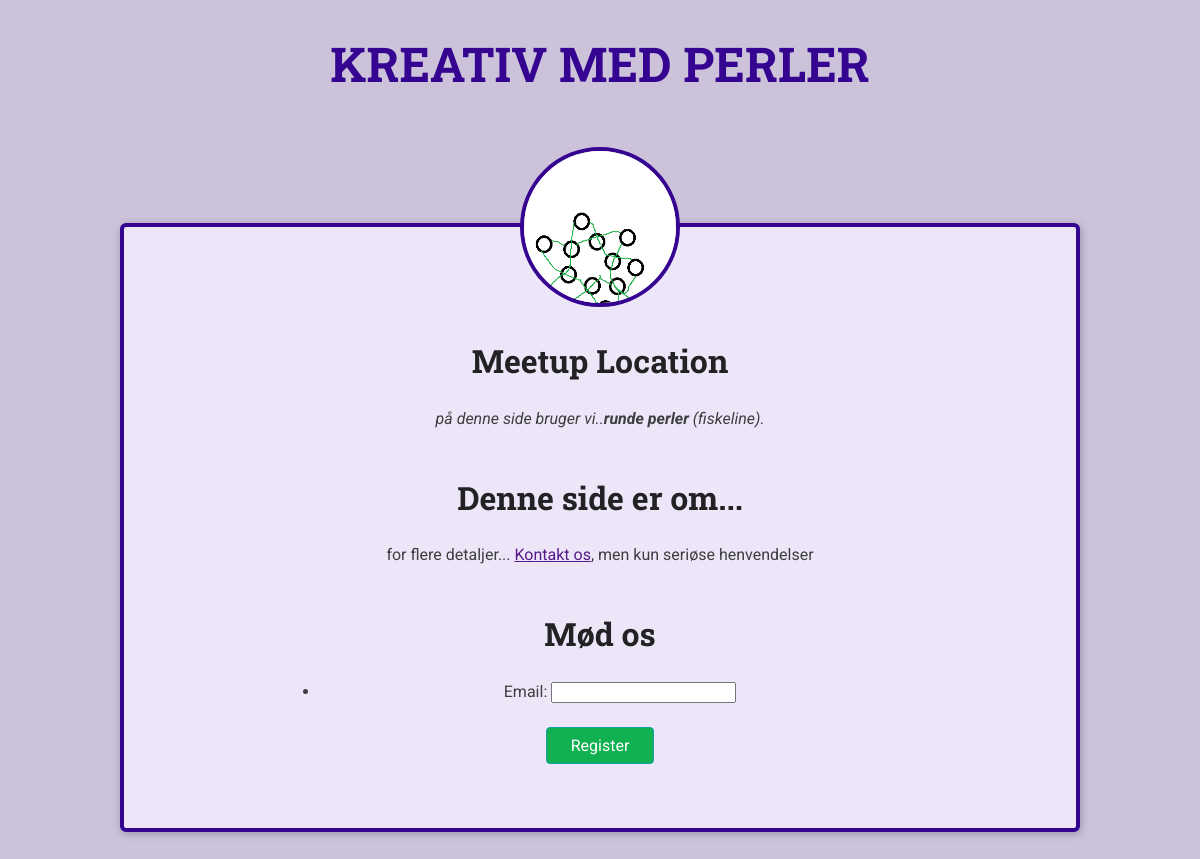
The page /meetups/runde-perler on the database its author committed.
### meetups/models.py (models this page shows, shortened)
class Meetup(models.Model):
    title = models.CharField(max_length=60)
    organizer_email = models.EmailField()
    date = models.DateField()
    slug = models.SlugField(unique=True)
    description =models.TextField()
    image = models.ImageField(upload_to='images')
    location = models.ForeignKey(Location, on_delete=models.CASCADE)
    participants = models.ManyToManyField(Participant, blank=True)

class Location(models.Model):
    name = models.CharField(max_length=200)
    address = models.CharField(max_length=300)

### meetups/views.py (the view)
# urls.py: path('meetups/<slug:meetup_slug>', views.meetup_detail, name='meetup-detail'),
def meetup_detail(request, meetup_slug):
    try:
        selected_meetup = Meetup.objects.get(slug=meetup_slug)
        if request.method == 'GET':
            registration_form = RegistrationForm()
        else:
            registration_form = RegistrationForm(request.POST)
            if registration_form.is_valid():
                participant = registration_form.save()
                selected_meetup.participants.add(participant)
                return redirect('confirm-registration')
        return render(request, 'meetups/meetup_details.html', {
                'meetup_found':True,
                'meetup': selected_meetup,
                'form': registration_form,
            })
    except Exception as exc:
        return render(request, 'meetups/meetup_details.html', {
            'meetup_found': False
        })

### meetups/forms.py
class RegistrationForm(forms.ModelForm):
    class Meta:
        model = Participant
        fields = ['email']

### meetups/templates/meetups/meetup_details.html (shortened to what this page needs)
{% extends 'meetups/base/base.html' %}
{% load static %}
{% block site_css %}
 <link rel="stylesheet" href="{% static 'meetups/styles/meetup-detail.css' %}">
{% endblock %}
{% block body %}
{% if meetup_found %}
<article>
    <img id="main-image" src="{{ meetup.image.url }}" alt="{{ meetup.title }}">
    <section id="location">
        <h2>Meetup Location</h2>
        <address>på denne side bruger vi..<span>{{ meetup.location.name }}</span> ({{ meetup.location.address }}).</address>
    </section>
    <section id="Læs mere">
        <h2>Denne side er om...</h2>
        <footer>
            <p>for flere detaljer... <a href="">Kontakt os</a>, men kun seriøse henvendelser</p>
        </footer>
    </section>
    <section id="Registrering">
        <h2>Mød os</h2>
        <form action="{% url 'meetup-detail' meetup.slug %}" method="POST">
            <ul>
                {{ form.as_ul }}
            </ul>
            <div id="registration-actions">
                <button>Register</button>
            </div>
        </form>
    </section>
</article>
{% else %}
<p>Der er ikke fundet nogen side, sorry</p>
{% endif %}
{% endblock %}

### meetups/static/meetups/styles/base.css (style rules this page uses)
* { box-sizing: border-box; }
body { font-family: 'Roboto', sans-serif; margin: 0; background-color: #ccc3db; color: #3e3e41; }
h1, h2, h3 { font-family: 'Roboto Slab', sans-serif; color: #222224; }
button, .btn { cursor: pointer; font: inherit; padding: 0.5rem 1.5rem; background-color: #10b151; border: 1px solid #159fa6; color: white; border-radius: 4px; text-decoration: none; }

### meetups/static/meetups/styles/all-meetups.css (style rules this page uses)
section { max-width: 40rem; margin: 3rem auto; }

### meetups/static/meetups/styles/meetup-detail.css (style rules this page uses)
article { max-width: 60rem; margin: 5rem auto; border-radius: 6px; background-color: #ede6f8; border: 4px solid #350490; box-shadow: 1px 2px 8px rgba(0, 0, 0, 0.25); position: relative; padding: 1rem; text-align: center; }
#main-image { width: 10rem; height: 10rem; object-fit: cover; position: absolute; top: -5rem; left: calc(50% - 5rem); border-radius: 50%; border: 4px solid #350490; }
section:first-of-type { margin-top: 6rem; }
h2 { font-size: 2rem; }
address span { font-weight: bold; }
#registration-actions { margin-top: 1.5rem; }

### rows shown on the page
Meetup: image (picture), location.name "runde perler", location.address "fiskeline"
